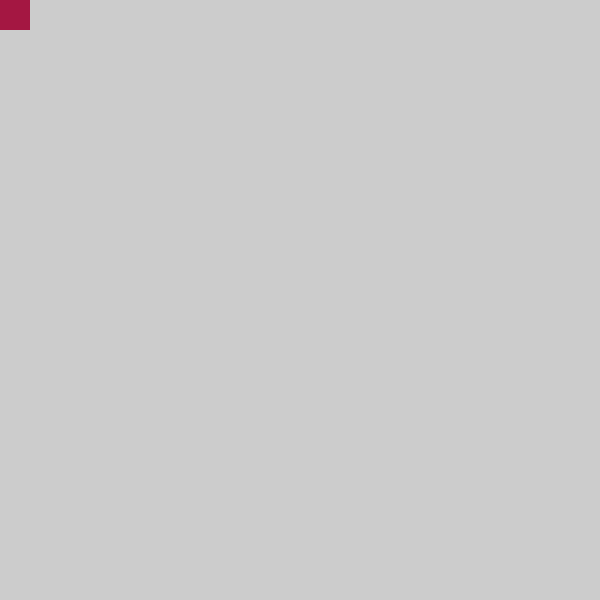
Frame 1 (no input)
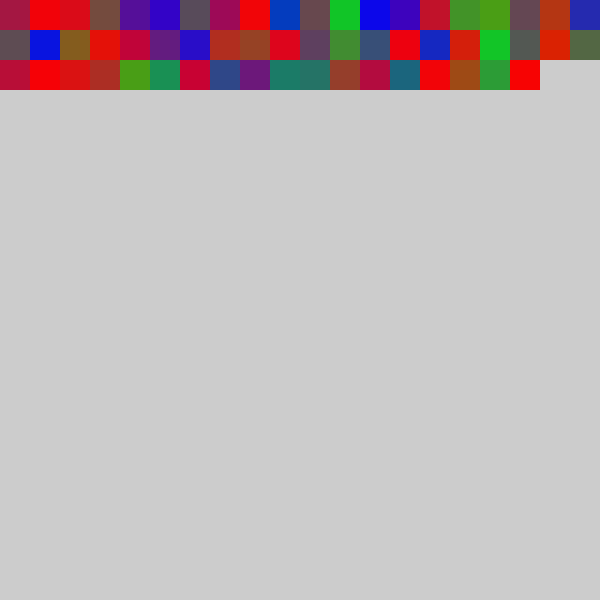
Frame 60 (the mouse pressed at the canvas centre just before this capture)
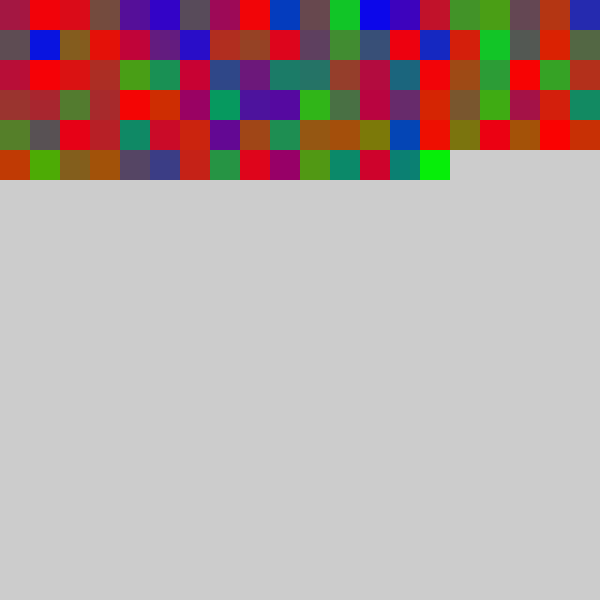
Frame 120 (the mouse held since frame 60 and released just before this capture)

The Processing sketch that drew these frames (run headless with seeded random() and noise(); from frame 60 on, the mouse is pressed at the canvas centre):

// Processing sketch: processing_62577
// ── processing_62577.pde

int x,y; // coordenadas punto
float r,g,b;// colores
int cuad; // tamaño de los cuadrados
 
void setup(){
   
  size(600, 600);
  //background(0);
  x= 0;
  y= 0;
  cuad = 30; //tamaño de los cuadrados
}
 
 
void draw(){
    if (x < width){
   
    r= random (255);
    g= random (255-r);
    b= 255-g-r;
 
    noStroke();
    fill(r,g,b);
    rect(x, y, cuad, cuad); // dibujo cuadrado
     
    x += cuad;
         
    } else {
        x=0;
        y+=cuad;
}
}
